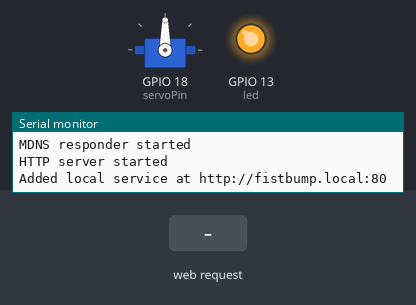
A sketch run on a simulated ESP32. On the bench: servo, output pins drawn as LEDs (lit = HIGH), the last lines printed to the serial monitor. The inputs (shaded band) are chosen by the test bench. WiFi joins after 1.5 s; servers stay silent unless stated.

Above: at 4.7 s.
4.8 s: HTTP request GET / received
At 4.95 s:
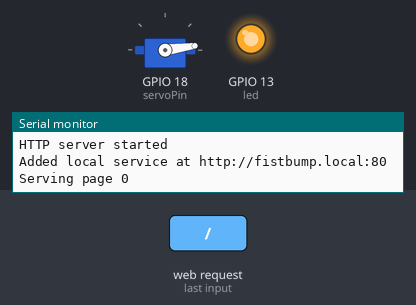
At 11.5 s:
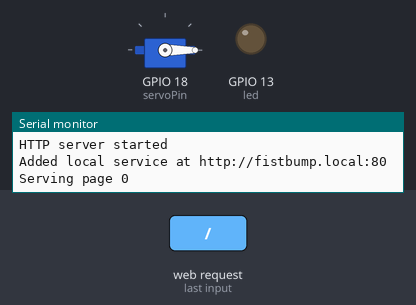
Timing chart, 0 to 13.0 s (numbered marks = the images above; inputs shaded):
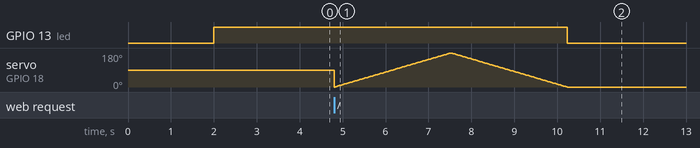

The sketch:

FistBumpFoRealz.ino
```cpp
/*
   Simple web server that moves a servo in response to loading the page.
   Connect the servo to a papercut emoji fist to make a fist bump forealz!

   Demo for "The Internet of Our Things?" sample class
   https://www.michaelang.com/the-internet-of-our-things

   Mashup by Michael Ang / Mangtronix
   https://michaelang.com

   Instructions:
     - connect a servo to Pin 18 of the Arduino
     - set the ssid and password of your wifi network
     - open the Serial Monitor (Tools -> Serial Monitor) and set 115200 baud
     - compile and upload code (Sketch -> Upload)
     - see that the Arduino connects to wifi
     - copy URL of the web server into your web brower (e.g. http://192.168.178.56:8080)
     - you should see "Fist bump sent! 1" and the servo moves

   To make the Arduino accessible from the Internet:
     - Sign up for ngrok - https://ngrok.com/
     - Download ngrok client
     - Add your ngrok authentimcation token - https://dashboard.ngrok.com/get-started/setup
     - Start the ngrok tunnel to the Arduino using the local IP address / port the Arduino is listening on.
       The local IP address and port is output on the Serial Monitor, and it's also in the URL (http://ipaddress:port)

       Example:
       $ ./ngrok tcp 192.168.178.56:8080

     - You should see "Session Status                online"
     - Copy the forwarding IP address and port into your web browser, with "http" instead of "tcp"

       Example:
         Forwarding                    tcp://0.tcp.ngrok.io:17526 -> 192.168.178.56:8080
         becomes http://0.tcp.ngrok.io:17526

     - Load the publicly accessible web page (e.g. http://0.tcp.ngrok.io:17526)
     - You should get a fist bump and see "Fist bump sent! 2"
     - Send the public URL to your friends!
     - The forwarding from public URL to internal web server on the Arduino relies on the ngrok
       client running. Once you end the ngrok client, the tunnel disappears and you will get
       a new public address the next time you set up the forwarding.

   Uses code from:
     HelloServer webserver example (File->Examples->Webserver->HelloServer)
     ESP32Servo library Sweep example (File->Examples->ESP32Servo->Sweep)

*/

#include <WiFi.h>
#include <WiFiClient.h>
#include <WebServer.h>
#include <ESPmDNS.h>

char* ssid = "YOUR_WIFI_NAME";
char* password = "YOUR_WIFI_PASSWORD";

int port = 80;
WebServer server(port);

#include <ESP32Servo.h>

Servo myservo;  // create servo object to control a servo
int pos = 0;    // variable to store the servo position
// Recommended PWM GPIO pins on the ESP32 include 2,4,12-19,21-23,25-27,32-33
int servoPin = 18;

const int led = 13;
int hit_count = 0;

void handleRoot() {
  digitalWrite(led, 1);

  String message = "Serving page ";
  message += hit_count;
  hit_count += 1;
  Serial.println(message);

  fistBump();
  String text = "Fist bump sent! ";
  text += hit_count;
  server.send(200, "text/plain", text);
  digitalWrite(led, 0);
}

void handleNotFound() {
  digitalWrite(led, 1);
  String message = "File Not Found\n\n";
  message += "URI: ";
  message += server.uri();
  message += "\nMethod: ";
  message += (server.method() == HTTP_GET) ? "GET" : "POST";
  message += "\nArguments: ";
  message += server.args();
  message += "\n";
  for (uint8_t i = 0; i < server.args(); i++) {
    message += " " + server.argName(i) + ": " + server.arg(i) + "\n";
  }
  server.send(404, "text/plain", message);
  digitalWrite(led, 0);
}

void setup(void) {
  delay(1000);

  // Setup servo
  myservo.setPeriodHertz(50);    // standard 50 hz servo
  myservo.attach(servoPin, 1000, 2000); // attaches the servo on pin 18 to the servo object
  // using default min/max of 1000us and 2000us
  // different servos may require different min/max settings
  // for an accurate 0 to 180 sweep

  //fistBump();

  delay(1000);
  pinMode(led, OUTPUT);
  digitalWrite(led, 5);
  Serial.begin(115200);
  WiFi.mode(WIFI_STA);
  WiFi.begin(ssid, password);
  Serial.println();
  Serial.println("Connecting to WiFi");

  // Wait for connection
  while (WiFi.status() != WL_CONNECTED) {
    delay(500);
    Serial.print(".");
  }
  Serial.println("");
  Serial.print("Connected to ");
  Serial.println(ssid);
  Serial.print("IP address: ");
  Serial.println(WiFi.localIP());
  Serial.print("Port: ");
  Serial.println(port);
  Serial.print("URL: ");
  Serial.print("http://");
  Serial.print(WiFi.localIP());
  Serial.print(":");
  Serial.println(port);

  if (MDNS.begin("fistbump")) {
    Serial.println("MDNS responder started");
  }

  server.on("/", handleRoot);

  server.on("/inline", []() {
    server.send(200, "text/plain", "this works as well");
  });

  server.onNotFound(handleNotFound);

  server.begin();
  Serial.println("HTTP server started");

  // Add service to MDNS / Bonjour
  // If you're lucky the Arduino will be accessible at http://fistbump.local
  MDNS.addService("http", "tcp", port);
  Serial.print("Added local service at http://fistbump.local:");
  Serial.println(port);

}

void loop(void) {
  server.handleClient();
}


void fistBump(void)
{
  /*
     This code moves the servo. On my servo (HXT900) this sweeps the servo through 90 degrees.
     See the original Examples -> ESP32Servo -> Sweep code for some reasons this might be.
  */

  for (pos = 0; pos <= 180; pos += 1) { // goes from 0 degrees to 180 degrees
    // in steps of 1 degree
    myservo.write(pos);    // tell servo to go to position in variable 'pos'
    delay(15);             // waits 15ms for the servo to reach the position
  }
  for (pos = 180; pos >= 0; pos -= 1) { // goes from 180 degrees to 0 degrees
    myservo.write(pos);    // tell servo to go to position in variable 'pos'
    delay(15);             // waits 15ms for the servo to reach the position
  }
}
```

Measured:
- after the input at 4.8 s, GPIO 13 (led): HIGH → LOW after 5.4 s
